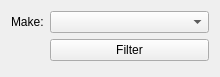
<?xml version="1.0" encoding="UTF-8"?>
<ui version="4.0">
 <class>Form</class>
 <widget class="QWidget" name="Form">
  <property name="geometry">
   <rect>
    <x>0</x>
    <y>0</y>
    <width>220</width>
    <height>77</height>
   </rect>
  </property>
  <property name="windowTitle">
   <string>Form</string>
  </property>
  <layout class="QFormLayout" name="formLayout">
   <item row="0" column="0">
    <widget class="QLabel" name="label">
     <property name="text">
      <string>Make:</string>
     </property>
    </widget>
   </item>
   <item row="0" column="1">
    <widget class="QComboBox" name="cbMake"/>
   </item>
   <item row="1" column="1">
    <widget class="QPushButton" name="filterButton">
     <property name="text">
      <string>Filter</string>
     </property>
    </widget>
   </item>
  </layout>
 </widget>
 <resources/>
 <connections/>
</ui>
